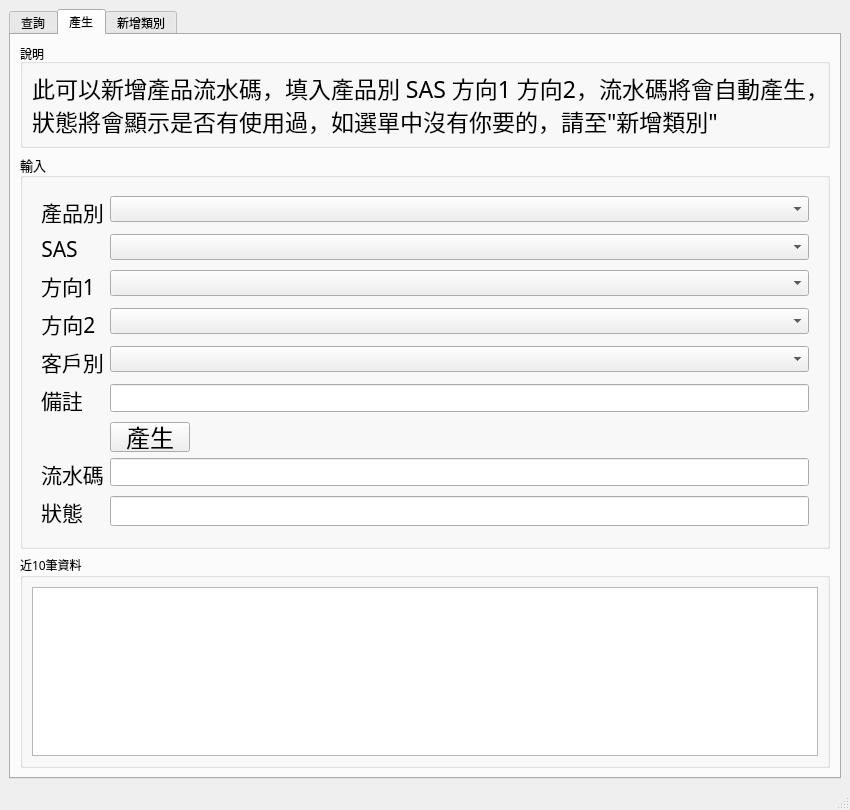
<?xml version="1.0" encoding="UTF-8"?>
<ui version="4.0">
 <class>MainWindow</class>
 <widget class="QMainWindow" name="MainWindow">
  <property name="geometry">
   <rect>
    <x>0</x>
    <y>0</y>
    <width>850</width>
    <height>810</height>
   </rect>
  </property>
  <property name="sizePolicy">
   <sizepolicy hsizetype="Preferred" vsizetype="Fixed">
    <horstretch>0</horstretch>
    <verstretch>0</verstretch>
   </sizepolicy>
  </property>
  <property name="minimumSize">
   <size>
    <width>850</width>
    <height>810</height>
   </size>
  </property>
  <property name="windowTitle">
   <string>高速線編碼查詢生產器</string>
  </property>
  <widget class="QWidget" name="centralwidget">
   <layout class="QHBoxLayout" name="horizontalLayout">
    <item>
     <widget class="QTabWidget" name="tabWidget">
      <property name="sizePolicy">
       <sizepolicy hsizetype="Expanding" vsizetype="Expanding">
        <horstretch>0</horstretch>
        <verstretch>0</verstretch>
       </sizepolicy>
      </property>
      <property name="font">
       <font>
        <pointsize>9</pointsize>
       </font>
      </property>
      <property name="currentIndex">
       <number>1</number>
      </property>
      <widget class="QWidget" name="tab">
       <attribute name="title">
        <string>查詢</string>
       </attribute>
       <layout class="QVBoxLayout" name="verticalLayout_4">
        <item>
         <widget class="QGroupBox" name="groupBox_4">
          <property name="maximumSize">
           <size>
            <width>16777215</width>
            <height>100</height>
           </size>
          </property>
          <property name="title">
           <string>說明</string>
          </property>
          <layout class="QVBoxLayout" name="verticalLayout_3">
           <item>
            <widget class="QLabel" name="label_4">
             <property name="maximumSize">
              <size>
               <width>16777215</width>
               <height>90</height>
              </size>
             </property>
             <property name="font">
              <font>
               <family>微軟正黑體</family>
               <pointsize>18</pointsize>
              </font>
             </property>
             <property name="text">
              <string>輸入產品別-流水碼-客戶別，將會查詢出有流水號</string>
             </property>
            </widget>
           </item>
          </layout>
         </widget>
        </item>
        <item>
         <widget class="QGroupBox" name="groupBox">
          <property name="sizePolicy">
           <sizepolicy hsizetype="Ignored" vsizetype="Ignored">
            <horstretch>0</horstretch>
            <verstretch>0</verstretch>
           </sizepolicy>
          </property>
          <property name="maximumSize">
           <size>
            <width>600</width>
            <height>80</height>
           </size>
          </property>
          <property name="title">
           <string>輸入</string>
          </property>
          <layout class="QHBoxLayout" name="horizontalLayout_2">
           <item>
            <widget class="QTextEdit" name="input_1">
             <property name="font">
              <font>
               <family>Times New Roman</family>
               <pointsize>16</pointsize>
              </font>
             </property>
             <property name="layoutDirection">
              <enum>Qt::LeftToRight</enum>
             </property>
             <property name="tabChangesFocus">
              <bool>true</bool>
             </property>
             <property name="readOnly">
              <bool>false</bool>
             </property>
             <property name="tabStopWidth">
              <number>80</number>
             </property>
             <property name="tabStopDistance">
              <double>80.000000000000000</double>
             </property>
             <property name="cursorWidth">
              <number>1</number>
             </property>
            </widget>
           </item>
           <item>
            <widget class="QLabel" name="label_2">
             <property name="font">
              <font>
               <family>Times New Roman</family>
               <pointsize>30</pointsize>
              </font>
             </property>
             <property name="toolTipDuration">
              <number>-5</number>
             </property>
             <property name="layoutDirection">
              <enum>Qt::LeftToRight</enum>
             </property>
             <property name="text">
              <string>-</string>
             </property>
             <property name="alignment">
              <set>Qt::AlignCenter</set>
             </property>
            </widget>
           </item>
           <item>
            <widget class="QTextEdit" name="input_2">
             <property name="font">
              <font>
               <family>Times New Roman</family>
               <pointsize>16</pointsize>
              </font>
             </property>
            </widget>
           </item>
           <item>
            <widget class="QLabel" name="label_3">
             <property name="font">
              <font>
               <family>Times New Roman</family>
               <pointsize>30</pointsize>
              </font>
             </property>
             <property name="toolTipDuration">
              <number>-5</number>
             </property>
             <property name="layoutDirection">
              <enum>Qt::LeftToRight</enum>
             </property>
             <property name="text">
              <string>-</string>
             </property>
             <property name="alignment">
              <set>Qt::AlignCenter</set>
             </property>
            </widget>
           </item>
           <item>
            <widget class="QTextEdit" name="input_3">
             <property name="font">
              <font>
               <family>Times New Roman</family>
               <pointsize>16</pointsize>
              </font>
             </property>
            </widget>
           </item>
           <item>
            <widget class="QPushButton" name="pushButton">
             <property name="text">
              <string>查詢</string>
             </property>
            </widget>
           </item>
          </layout>
         </widget>
        </item>
        <item>
         <widget class="QListView" name="listView"/>
        </item>
       </layout>
      </widget>
      <widget class="QWidget" name="tab_2">
       <attribute name="title">
        <string>產生</string>
       </attribute>
       <layout class="QVBoxLayout" name="verticalLayout_2">
        <item>
         <widget class="QGroupBox" name="groupBox_2">
          <property name="minimumSize">
           <size>
            <width>0</width>
            <height>104</height>
           </size>
          </property>
          <property name="maximumSize">
           <size>
            <width>16777215</width>
            <height>126</height>
           </size>
          </property>
          <property name="title">
           <string>說明</string>
          </property>
          <layout class="QHBoxLayout" name="horizontalLayout_6">
           <item>
            <widget class="QLabel" name="label">
             <property name="font">
              <font>
               <family>微軟正黑體</family>
               <pointsize>17</pointsize>
              </font>
             </property>
             <property name="text">
              <string>此可以新增產品流水碼，填入產品別 SAS 方向1 方向2，流水碼將會自動產生，
狀態將會顯示是否有使用過，如選單中沒有你要的，請至&quot;新增類別&quot;</string>
             </property>
            </widget>
           </item>
          </layout>
         </widget>
        </item>
        <item>
         <widget class="QGroupBox" name="groupBox">
          <property name="font">
           <font>
            <family>微軟正黑體</family>
            <pointsize>10</pointsize>
           </font>
          </property>
          <property name="title">
           <string>輸入</string>
          </property>
          <layout class="QHBoxLayout" name="horizontalLayout_7">
           <item>
            <widget class="QWidget" name="widget" native="true">
             <layout class="QFormLayout" name="formLayout">
              <item row="0" column="0">
               <widget class="QLabel" name="label_9">
                <property name="font">
                 <font>
                  <family>微軟正黑體</family>
                  <pointsize>16</pointsize>
                 </font>
                </property>
                <property name="toolTipDuration">
                 <number>-5</number>
                </property>
                <property name="text">
                 <string>產品別</string>
                </property>
                <property name="alignment">
                 <set>Qt::AlignCenter</set>
                </property>
               </widget>
              </item>
              <item row="0" column="1">
               <widget class="QComboBox" name="product">
                <property name="font">
                 <font>
                  <family>微軟正黑體</family>
                  <pointsize>10</pointsize>
                 </font>
                </property>
                <property name="toolTipDuration">
                 <number>-4</number>
                </property>
               </widget>
              </item>
              <item row="1" column="0">
               <widget class="QLabel" name="label_6">
                <property name="font">
                 <font>
                  <family>微軟正黑體</family>
                  <pointsize>16</pointsize>
                 </font>
                </property>
                <property name="toolTipDuration">
                 <number>-5</number>
                </property>
                <property name="text">
                 <string>SAS</string>
                </property>
                <property name="alignment">
                 <set>Qt::AlignCenter</set>
                </property>
               </widget>
              </item>
              <item row="1" column="1">
               <widget class="QComboBox" name="SAS"/>
              </item>
              <item row="2" column="0">
               <widget class="QLabel" name="label_7">
                <property name="font">
                 <font>
                  <family>微軟正黑體</family>
                  <pointsize>16</pointsize>
                 </font>
                </property>
                <property name="toolTipDuration">
                 <number>-5</number>
                </property>
                <property name="text">
                 <string>方向1</string>
                </property>
                <property name="alignment">
                 <set>Qt::AlignCenter</set>
                </property>
               </widget>
              </item>
              <item row="2" column="1">
               <widget class="QComboBox" name="direction_1">
                <property name="font">
                 <font>
                  <family>微軟正黑體</family>
                  <pointsize>10</pointsize>
                 </font>
                </property>
                <property name="toolTipDuration">
                 <number>-4</number>
                </property>
               </widget>
              </item>
              <item row="3" column="0">
               <widget class="QLabel" name="label_8">
                <property name="font">
                 <font>
                  <family>微軟正黑體</family>
                  <pointsize>16</pointsize>
                 </font>
                </property>
                <property name="toolTipDuration">
                 <number>-5</number>
                </property>
                <property name="text">
                 <string>方向2 </string>
                </property>
                <property name="alignment">
                 <set>Qt::AlignCenter</set>
                </property>
               </widget>
              </item>
              <item row="3" column="1">
               <widget class="QComboBox" name="direction_2">
                <property name="font">
                 <font>
                  <family>微軟正黑體</family>
                  <pointsize>10</pointsize>
                 </font>
                </property>
               </widget>
              </item>
              <item row="4" column="0">
               <widget class="QLabel" name="label_11">
                <property name="font">
                 <font>
                  <family>微軟正黑體</family>
                  <pointsize>16</pointsize>
                 </font>
                </property>
                <property name="text">
                 <string>客戶別</string>
                </property>
               </widget>
              </item>
              <item row="4" column="1">
               <widget class="QComboBox" name="customer"/>
              </item>
              <item row="6" column="0">
               <widget class="QLabel" name="label_17">
                <property name="font">
                 <font>
                  <family>微軟正黑體</family>
                  <pointsize>16</pointsize>
                 </font>
                </property>
                <property name="text">
                 <string>備註</string>
                </property>
               </widget>
              </item>
              <item row="6" column="1">
               <widget class="QLineEdit" name="remark">
                <property name="minimumSize">
                 <size>
                  <width>0</width>
                  <height>28</height>
                 </size>
                </property>
               </widget>
              </item>
              <item row="7" column="1">
               <widget class="QPushButton" name="pushButton_2">
                <property name="sizePolicy">
                 <sizepolicy hsizetype="Minimum" vsizetype="Fixed">
                  <horstretch>0</horstretch>
                  <verstretch>0</verstretch>
                 </sizepolicy>
                </property>
                <property name="minimumSize">
                 <size>
                  <width>0</width>
                  <height>30</height>
                 </size>
                </property>
                <property name="maximumSize">
                 <size>
                  <width>80</width>
                  <height>16777215</height>
                 </size>
                </property>
                <property name="font">
                 <font>
                  <family>微軟正黑體</family>
                  <pointsize>18</pointsize>
                 </font>
                </property>
                <property name="layoutDirection">
                 <enum>Qt::LeftToRight</enum>
                </property>
                <property name="text">
                 <string>產生</string>
                </property>
               </widget>
              </item>
              <item row="8" column="0">
               <widget class="QLabel" name="label_5">
                <property name="font">
                 <font>
                  <family>微軟正黑體</family>
                  <pointsize>16</pointsize>
                 </font>
                </property>
                <property name="toolTipDuration">
                 <number>-5</number>
                </property>
                <property name="text">
                 <string>流水碼</string>
                </property>
                <property name="alignment">
                 <set>Qt::AlignCenter</set>
                </property>
               </widget>
              </item>
              <item row="8" column="1">
               <widget class="QLineEdit" name="serial_code">
                <property name="minimumSize">
                 <size>
                  <width>0</width>
                  <height>28</height>
                 </size>
                </property>
                <property name="readOnly">
                 <bool>true</bool>
                </property>
               </widget>
              </item>
              <item row="9" column="0">
               <widget class="QLabel" name="label_10">
                <property name="font">
                 <font>
                  <family>微軟正黑體</family>
                  <pointsize>16</pointsize>
                 </font>
                </property>
                <property name="text">
                 <string>狀態</string>
                </property>
                <property name="alignment">
                 <set>Qt::AlignCenter</set>
                </property>
               </widget>
              </item>
              <item row="9" column="1">
               <widget class="QLineEdit" name="status_2">
                <property name="minimumSize">
                 <size>
                  <width>0</width>
                  <height>27</height>
                 </size>
                </property>
                <property name="maximumSize">
                 <size>
                  <width>99999</width>
                  <height>30</height>
                 </size>
                </property>
                <property name="readOnly">
                 <bool>true</bool>
                </property>
               </widget>
              </item>
             </layout>
            </widget>
           </item>
          </layout>
         </widget>
        </item>
        <item>
         <widget class="QGroupBox" name="groupBox_3">
          <property name="sizePolicy">
           <sizepolicy hsizetype="Minimum" vsizetype="Preferred">
            <horstretch>0</horstretch>
            <verstretch>0</verstretch>
           </sizepolicy>
          </property>
          <property name="minimumSize">
           <size>
            <width>0</width>
            <height>165</height>
           </size>
          </property>
          <property name="font">
           <font>
            <family>微軟正黑體</family>
            <pointsize>9</pointsize>
           </font>
          </property>
          <property name="title">
           <string>近10筆資料</string>
          </property>
          <layout class="QHBoxLayout" name="horizontalLayout_3">
           <item>
            <widget class="QTableWidget" name="tableWidget">
             <property name="enabled">
              <bool>true</bool>
             </property>
            </widget>
           </item>
          </layout>
         </widget>
        </item>
       </layout>
      </widget>
      <widget class="QWidget" name="tab_3">
       <attribute name="title">
        <string>新增類別</string>
       </attribute>
       <layout class="QVBoxLayout" name="verticalLayout_5">
        <item>
         <widget class="QGroupBox" name="groupBox_5">
          <property name="minimumSize">
           <size>
            <width>0</width>
            <height>104</height>
           </size>
          </property>
          <property name="maximumSize">
           <size>
            <width>16777215</width>
            <height>126</height>
           </size>
          </property>
          <property name="title">
           <string>說明</string>
          </property>
          <layout class="QHBoxLayout" name="horizontalLayout_4">
           <item>
            <widget class="QLabel" name="label_13">
             <property name="font">
              <font>
               <family>微軟正黑體</family>
               <pointsize>18</pointsize>
              </font>
             </property>
             <property name="text">
              <string>此可以新增類別，在項目中選取類別，依據輸入限制，
狀態將會顯示是否新增成功或有使用過</string>
             </property>
            </widget>
           </item>
          </layout>
         </widget>
        </item>
        <item>
         <widget class="QGroupBox" name="groupBox_2">
          <property name="title">
           <string>輸入</string>
          </property>
          <layout class="QGridLayout" name="gridLayout_2">
           <item row="0" column="0">
            <widget class="QLabel" name="label_12">
             <property name="font">
              <font>
               <family>微軟正黑體</family>
               <pointsize>18</pointsize>
              </font>
             </property>
             <property name="text">
              <string> 項目</string>
             </property>
            </widget>
           </item>
           <item row="0" column="1">
            <widget class="QComboBox" name="combobox_create">
             <property name="minimumSize">
              <size>
               <width>150</width>
               <height>0</height>
              </size>
             </property>
             <property name="font">
              <font>
               <family>微軟正黑體</family>
               <pointsize>15</pointsize>
              </font>
             </property>
             <property name="toolTipDuration">
              <number>-4</number>
             </property>
            </widget>
           </item>
           <item row="0" column="2">
            <spacer name="horizontalSpacer_2">
             <property name="orientation">
              <enum>Qt::Horizontal</enum>
             </property>
             <property name="sizeHint" stdset="0">
              <size>
               <width>20</width>
               <height>20</height>
              </size>
             </property>
            </spacer>
           </item>
           <item row="1" column="0">
            <widget class="QLabel" name="label_14">
             <property name="font">
              <font>
               <family>微軟正黑體</family>
               <pointsize>18</pointsize>
              </font>
             </property>
             <property name="text">
              <string>輸入</string>
             </property>
            </widget>
           </item>
           <item row="1" column="1">
            <widget class="QLineEdit" name="create_input">
             <property name="minimumSize">
              <size>
               <width>344</width>
               <height>30</height>
              </size>
             </property>
            </widget>
           </item>
           <item row="1" column="2">
            <widget class="QPushButton" name="create_btn">
             <property name="enabled">
              <bool>true</bool>
             </property>
             <property name="sizePolicy">
              <sizepolicy hsizetype="Maximum" vsizetype="Fixed">
               <horstretch>0</horstretch>
               <verstretch>0</verstretch>
              </sizepolicy>
             </property>
             <property name="minimumSize">
              <size>
               <width>0</width>
               <height>30</height>
              </size>
             </property>
             <property name="maximumSize">
              <size>
               <width>80</width>
               <height>16777215</height>
              </size>
             </property>
             <property name="font">
              <font>
               <family>微軟正黑體</family>
               <pointsize>18</pointsize>
              </font>
             </property>
             <property name="layoutDirection">
              <enum>Qt::LeftToRight</enum>
             </property>
             <property name="text">
              <string>新增</string>
             </property>
            </widget>
           </item>
           <item row="2" column="0">
            <widget class="QLabel" name="label_15">
             <property name="font">
              <font>
               <family>微軟正黑體</family>
               <pointsize>18</pointsize>
              </font>
             </property>
             <property name="text">
              <string>狀態</string>
             </property>
            </widget>
           </item>
           <item row="2" column="1">
            <widget class="QLineEdit" name="status_3">
             <property name="enabled">
              <bool>true</bool>
             </property>
             <property name="minimumSize">
              <size>
               <width>0</width>
               <height>30</height>
              </size>
             </property>
             <property name="font">
              <font>
               <family>微軟正黑體</family>
               <pointsize>15</pointsize>
              </font>
             </property>
             <property name="readOnly">
              <bool>true</bool>
             </property>
            </widget>
           </item>
          </layout>
         </widget>
        </item>
        <item>
         <widget class="QGroupBox" name="groupBox_3">
          <property name="title">
           <string>輸入限制</string>
          </property>
          <layout class="QHBoxLayout" name="horizontalLayout_5">
           <item>
            <widget class="QLabel" name="label_16">
             <property name="font">
              <font>
               <family>微軟正黑體</family>
               <pointsize>20</pointsize>
              </font>
             </property>
             <property name="text">
              <string>產品別 三碼+_+產品英文 ex(728_slimSAS) 
SAS 腳位數+P ex(38P)
方向 ex(RA)
客戶別 ex(001_宏致)</string>
             </property>
            </widget>
           </item>
          </layout>
         </widget>
        </item>
       </layout>
      </widget>
     </widget>
    </item>
   </layout>
  </widget>
  <widget class="QMenuBar" name="menubar">
   <property name="geometry">
    <rect>
     <x>0</x>
     <y>0</y>
     <width>850</width>
     <height>21</height>
    </rect>
   </property>
  </widget>
  <widget class="QStatusBar" name="statusbar"/>
 </widget>
 <resources/>
 <connections/>
</ui>
